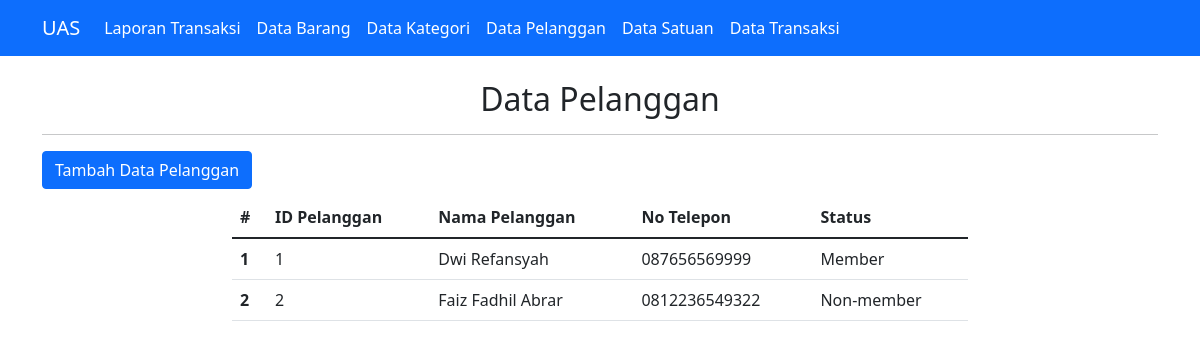
Page /tampil_pelanggan.php on the committed database.
### tables this page shows
CREATE TABLE `pelanggan` (
  `id_pelanggan` int(11) NOT NULL,
  `nama_pelanggan` char(20) NOT NULL,
  `no_telp` varchar(14) NOT NULL,
  `status` char(10) NOT NULL
);

### tampil_pelanggan.php (the view, shortened to what this page needs)
<!doctype html>
<html lang="en">
<head>
    <link href="https://cdn.jsdelivr.net/npm/bootstrap@5.1.3/dist/css/bootstrap.min.css" rel="stylesheet">
</head>
<body>
<?php include "navbar.php"; ?>
    <div class="container">
        <div class="row mt-4">
            <div class="col">
                <center>
                    <h2>Data Pelanggan</h2>
                    <hr>
                </center>
                <a href="input_pelanggan.php"><button type="button" class="btn btn-primary">Tambah Data Pelanggan</button></a>
            </div>
        </div>
    </div>
    <div class="container">
        <div class="row mt-2">
            <div class="col-md-8 offset-md-2">
                <table class="table">
                    <thead>
                        <tr>
                            <th scope="col">#</th>
                            <th scope="col">ID Pelanggan</th>
                            <th scope="col">Nama Pelanggan</th>
                            <th scope="col">No Telepon</th>
                            <th scope="col">Status</th>
                        </tr>
                    </thead>
                    <tbody>
                        <?php
                        include "koneksi.php";
                        $data = mysqli_query($conn, "SELECT * FROM Pelanggan");
                        $nomor = 1;
                        while ($d = mysqli_fetch_array($data)) { ?>
                            <tr>
                                <th scope="row"><?php echo $nomor++ ?></th>
                                <td><?php echo $d['id_pelanggan']; ?></td>
                                <td><?php echo $d['nama_pelanggan']; ?></td>
                                <td><?php echo $d['no_telp']; ?></td>
                                <td><?php echo $d['status']; ?></td>
                            </tr>
                        <?php }; ?>
                    </tbody>
                </table>
            </div>
        </div>
    </div>
</body>
</html>

### rows in the picture
pelanggan: id_pelanggan "1", nama_pelanggan "Dwi Refansyah", no_telp "087656569999", status "Member"
pelanggan: id_pelanggan "2", nama_pelanggan "Faiz Fadhil Abrar", no_telp "0812236549322", status "Non-member"
